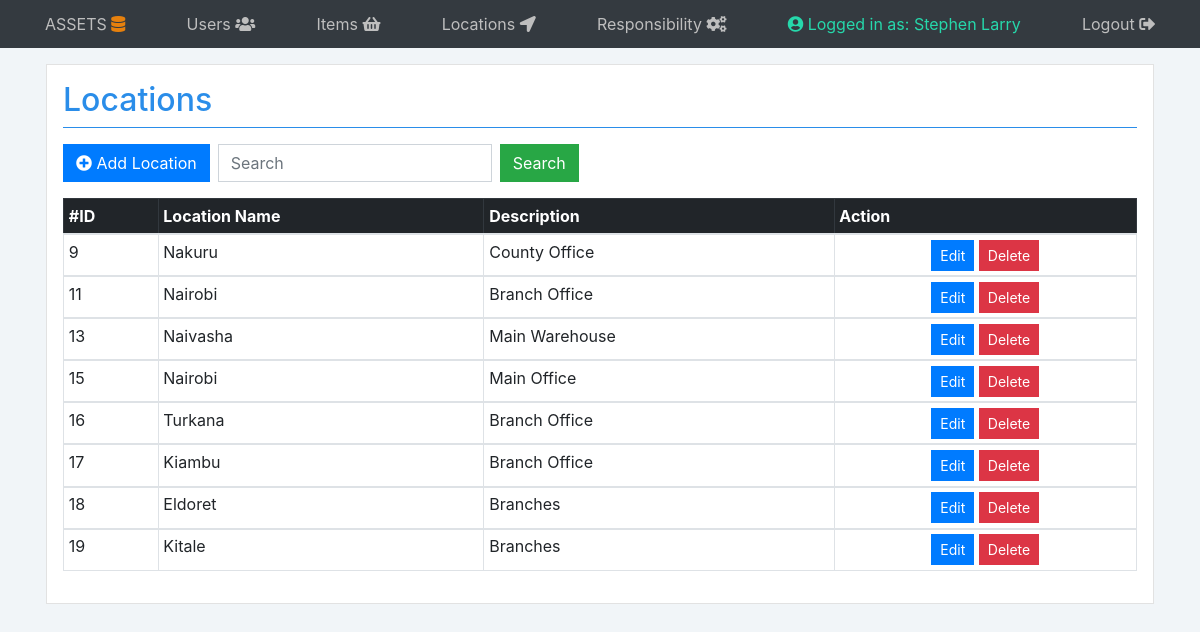
The app's page /viewlocations.php (signed in) with its own data.
### tables this page shows
CREATE TABLE `locations` (
  `id` int(11) NOT NULL,
  `name` varchar(15) NOT NULL,
  `description` varchar(30) NOT NULL
);

### viewlocations.php (the view, shortened to what this page needs)
<!DOCTYPE html>
<html>
<head>
    <link rel="stylesheet" href="https://stackpath.bootstrapcdn.com/bootstrap/4.1.3/css/bootstrap.min.css"
>
    <link rel="stylesheet" type="text/css" media="screen" href="styles/style.css" />
    <link rel="stylesheet" href="https://use.fontawesome.com/releases/v5.4.2/css/all.css"
>
</head>
<body>
    <nav class="site-header sticky-top py-1 bg-dark">
        <div class="container d-flex flex-column flex-md-row justify-content-between">
            <a class="py-2" href="#">ASSETS <i class="br fas fa-database"></i></a>
            <a class="py-2 d-none d-md-inline-block" href="viewusers.php">Users <i class="fas fa-users"></i></a>
            <a class="py-2 d-none d-md-inline-block" href="viewitems.php">Items <i class="fas fa-shopping-basket"></i></a>
            <a class="py-2 d-none d-md-inline-block" href="viewlocations.php">Locations <i class="fas fa-location-arrow"></i></a>
            <a class="py-2 d-none d-md-inline-block" href="viewresponsibility.php">Responsibility <i class="fas fa-cogs"></i></a>
            <a class="py-2 d-none d-md-inline-block l" href="loggedin.php"><i class="fas fa-user-circle"></i> Logged in as: <?php echo $_SESSION['user'] ?></a>
            <a class="py-2 d-none d-md-inline-block" href="config/logout.php">Logout <i class="fas fa-sign-out-alt"></i></a>
        </div>
    </nav>
    <div class="container">
        <div class="row">
            <div class="col-md bg-l d">
                <h2 class="title">Locations</h2>
                <nav class="nav">
                    <li class="nav-item">
                        <a class="btn btn-primary mr-sm-2" href="createlocation.php"><i class="fas fa-plus-circle"></i> Add Location</a>
                    </li>
                    <form class="form-inline my-2 my-lg-0" action="searchlocation.php" method="POST">
                        <input class="form-control mr-sm-2" type="search" placeholder="Search" aria-label="Search" name="search" required>
                        <input type="submit" name="Search" value="Search" class="btn btn-success">
                    </form>
                </nav>
                <table class="table table-bordered table-hover table-sm">
                    <thead class="table-dark">
                        <th>#ID</th>
                        <th>Location Name</th>
                        <th>Description</th>
                        <th colspan="2">Action</th>
                    </thead>
                    <?php
                    include "config/database.php";
                    $query = "SELECT id,name,description FROM locations ORDER BY id ASC";
                    $stmt = $con->prepare($query);
                    $stmt->execute();
                    $num = $stmt->rowCount();
                    if ($num > 0) {
                        while ($row = $stmt->fetch(PDO::FETCH_ASSOC)) {
                            extract($row);
                            echo "<tbody class='table-sm'>";
                            echo "<tr>";
                            echo "<td>{$id}</td>";
                            echo "<td>{$name}</td>";
                            echo "<td>{$description}</td>";
                            echo "<td class='text-center'>";
                            echo "<a href='updatelocation.php?id={$id}' class='btn btn-primary btn-sm m-r-1em'>Edit</a>";
                            echo "<a href='#' onclick='delete_item({$id});' class='btn btn-danger btn-sm m-r-1em'>Delete</a>";
                            echo "</td>";
                            echo "</tbody>";
                        }
                    } else {
                        echo "<div class='alert alert-danger'>No records found.</div>";
                    }
                    ?>
                </table>
            </div>
        </div>
    </div>
</body>
</html>

### styles/style.css (style rules this page uses)
.py-2 { color: #bebebe; }
.title { color: rgb(42, 141, 233); border-bottom: 1px solid rgb(42, 141, 233); padding-bottom: 8px; margin-bottom: 16px; }
body { background-color: #f1f5f8; }
.bg-l { background-color: #ffffff; }
.d { margin: 16px; border: 1px solid #e2e2e2; padding: 16px; }
.btn { color: #ffffff; }
.form-control { border-radius: 0; }
.btn { border-radius: 0; }
.l { color: #26d8ab; }
.br { color: rgb(230, 128, 13); }

### records on screen
locations: id "9", name "Nakuru", description "County Office"
locations: id "11", name "Nairobi", description "Branch Office"
locations: id "13", name "Naivasha", description "Main Warehouse"
locations: id "15", name "Nairobi", description "Main Office"
locations: id "16", name "Turkana", description "Branch Office"
locations: id "17", name "Kiambu", description "Branch Office"
locations: id "18", name "Eldoret", description "Branches"
locations: id "19", name "Kitale", description "Branches"

### other values on screen
$_SESSION['user'] "Stephen Larry"
